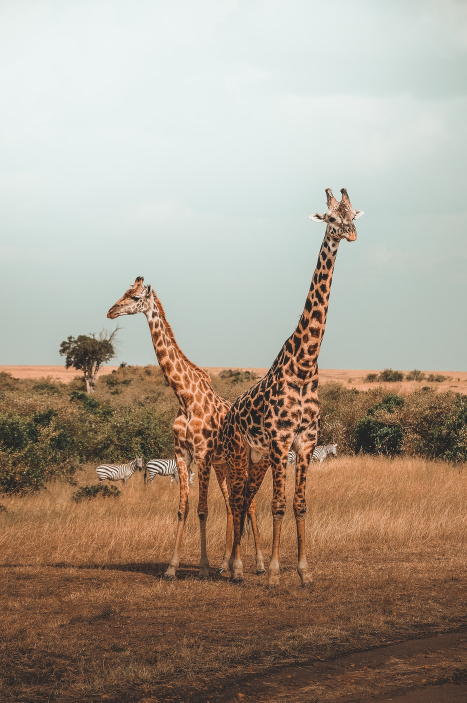
#> input picture Lab/opencv/python/data/giraffes.jpg, 933 x 1405 px (shown at 1/2 size)
$ jupyter execute test.ipynb   (older library calls are emulated)
#> lines starting #> are read from the running program, lines starting #| are printed output that depends on the picture; after the words box and inside, x2 and y2 are one past the last pixel; in counts of white or black regions, pixels touching at a corner belong together
[cell 1]
import cv2
import numpy as np
import matplotlib.pyplot as plt

def load_image():
    blank_image = np.zeros((600,600))
    font = cv2.FONT_HERSHEY_DUPLEX
    cv2.putText(blank_image, 'ENDR', (50,300), font, 6, (255,255,255), 20)
    return blank_image

def display_image(img, cmap=None):
    fig = plt.figure(figsize=(12,10))
    ax = fig.add_subplot(111)
    ax.imshow(img, cmap)

[cell 2]
img = cv2.imread("../data/giraffes.jpg")
#> img is the input picture: shape (1405, 933, 3); mean B, G, R 141.5, 156.6, 170.1
img = cv2.cvtColor(img, cv2.COLOR_BGR2RGB)
display_image(img)

[cell 3]
img = cv2.imread("../data/giraffes.jpg", 0)
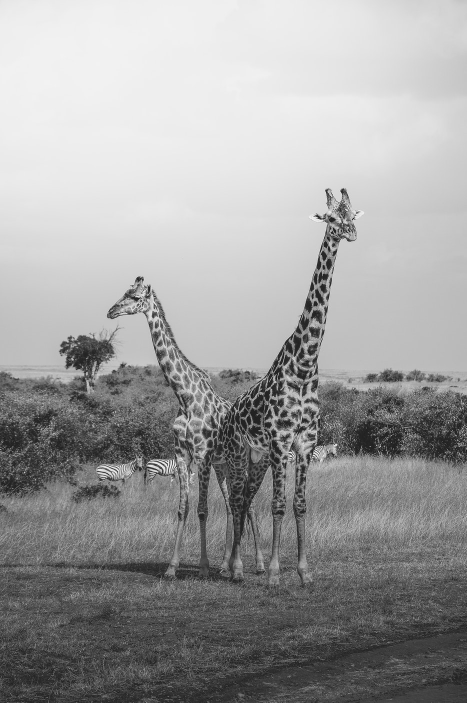
#> img: shape (1405, 933) (shown at 1/2 size); min 0, max 255, mean 158.9
img = cv2.cvtColor(img, cv2.COLOR_BGR2RGB)
#> img: shape (1405, 933, 3)
ret, th1 = cv2.threshold(img, 120,255,cv2.THRESH_BINARY)
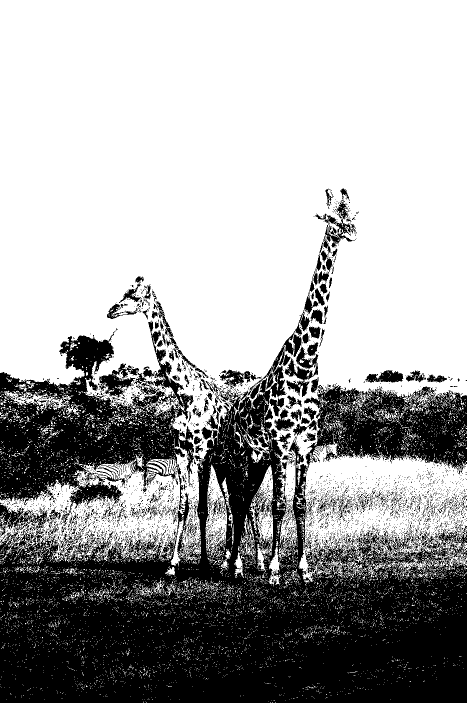
#> th1: shape (1405, 933, 3) (shown at 1/2 size); 65.3% white; 4189 black regions (3957 under 20 px), largest, box (x1, y1, x2, y2) and area: (0, 641, 933, 1405) 407154, (495, 507, 643, 795) 4175, (569, 693, 637, 794) 2540

[cell 4]
display_image(th1)

[cell 5]
img = cv2.imread("../data/giraffes.jpg")
img_hsv = cv2.cvtColor(img, cv2.COLOR_BGR2HSV)
#> img_hsv: shape (1405, 933, 3); mean H, S, V 45.9, 68, 174.9
plt.imshow(img_hsv)

[cell 6]
img = cv2.imread("../data/giraffes.jpg")
img = cv2.cvtColor(img, cv2.COLOR_BGR2RGB)
low_pass = np.ones((4,4), np.float32) * 1/10
low_pass

[cell 7]
img_new = cv2.filter2D(img, -1, low_pass)
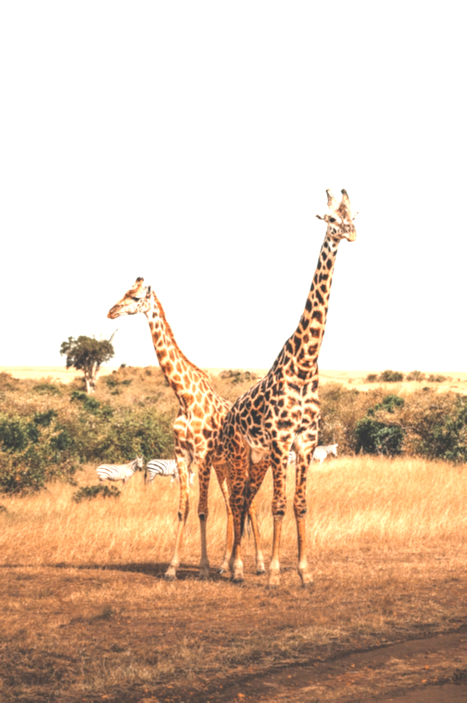
#> img_new: shape (1405, 933, 3) (shown at 1/2 size); mean R, G, B 223.4, 200.2, 179.1
display_image(img_new)

[cell 8]
img = cv2.imread("../data/giraffes.jpg")
img = cv2.cvtColor(img, cv2.COLOR_BGR2RGB)

[cell 9]
sobelx = cv2.Sobel(img,cv2.CV_64F, 1, 0, None)
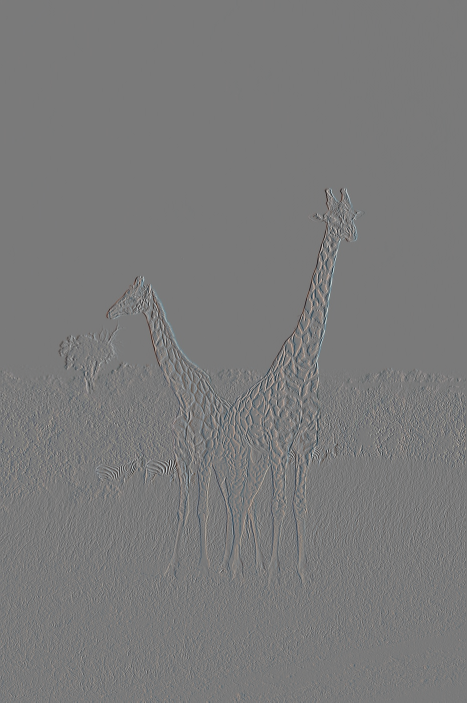
#> sobelx: shape (1405, 933, 3) float64 (shown at 1/2 size); mean R, G, B -0.1, -0.1, -0.1; drawn with min black and max white
display_image(sobelx)
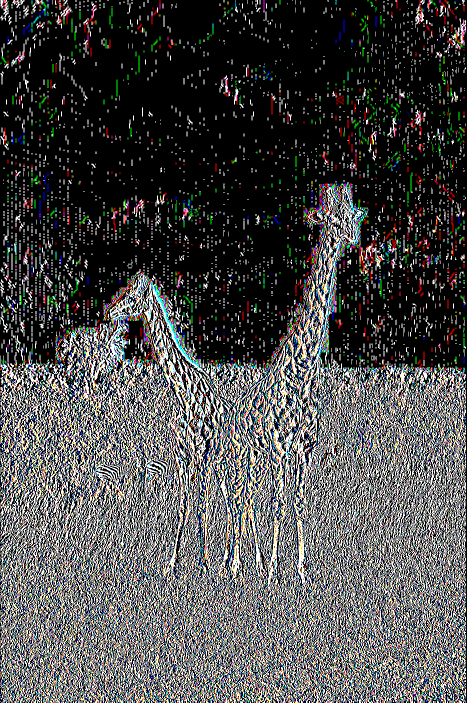
#> shown: shape (1405, 933, 3) float64 (shown at 1/2 size); mean R, G, B 0.295, 0.294, 0.291

$ run again, with Lab/opencv/python/data/Nadia_Murad.jpg copied over Lab/opencv/python/data/giraffes.jpg
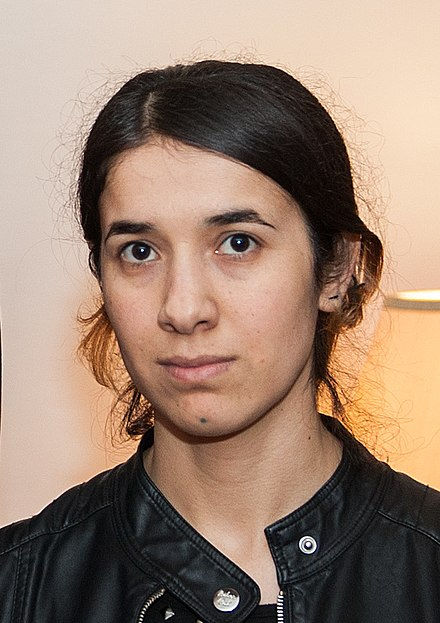
#> input picture Lab/opencv/python/data/Nadia_Murad.jpg, 440 x 623 px
#> img is the input picture: shape (623, 440, 3); mean B, G, R 112.7, 129.2, 153.8
#> `ret, th1 = cv2.threshold(img, 120,255,cv2.THRESH_BINARY)`:
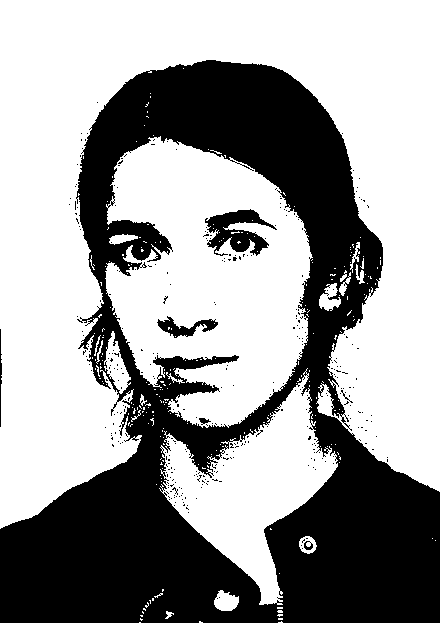
#> th1: shape (623, 440, 3); 61.6% white; 345 black regions (338 under 20 px), largest, box (x1, y1, x2, y2) and area: (0, 60, 440, 623) 102071, (205, 209, 277, 256) 1631, (157, 316, 218, 338) 545
#> img_hsv: shape (623, 440, 3); mean H, S, V 29, 73.3, 154.7
#> `[cell 9] sobelx = cv2.Sobel(img,cv2.CV_64F, 1, 0, None) display_image(..`:
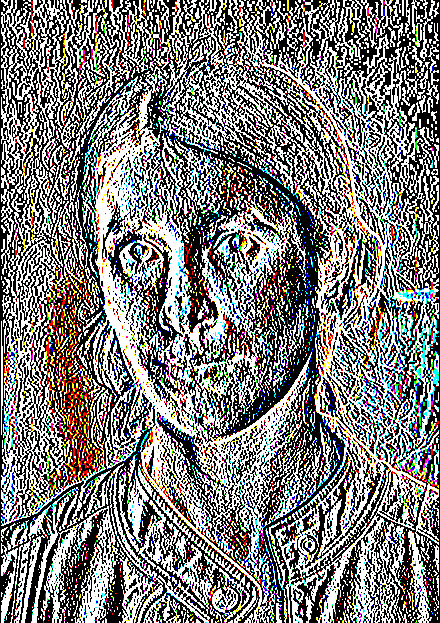
#> shown: shape (623, 440, 3) float64; mean R, G, B 0.49, 0.485, 0.479
